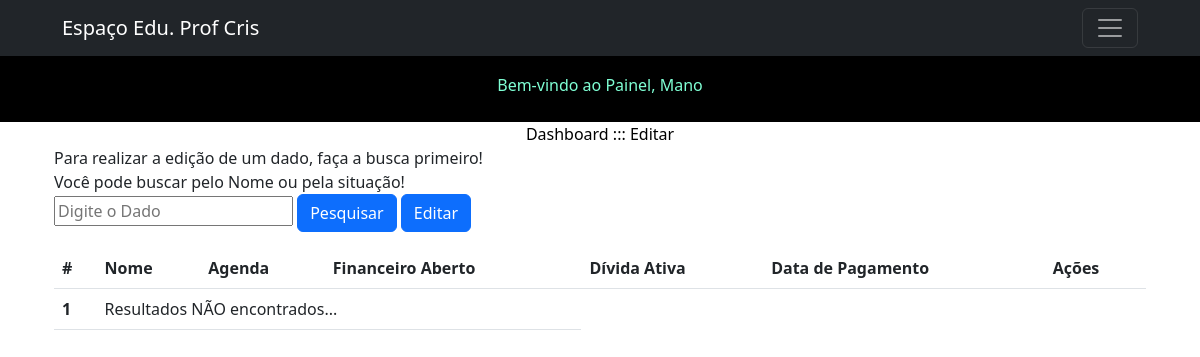
/financeiro.php?busca=Jonathas Martinelli Peralta (signed in), run on an earlier commit of the app's database.
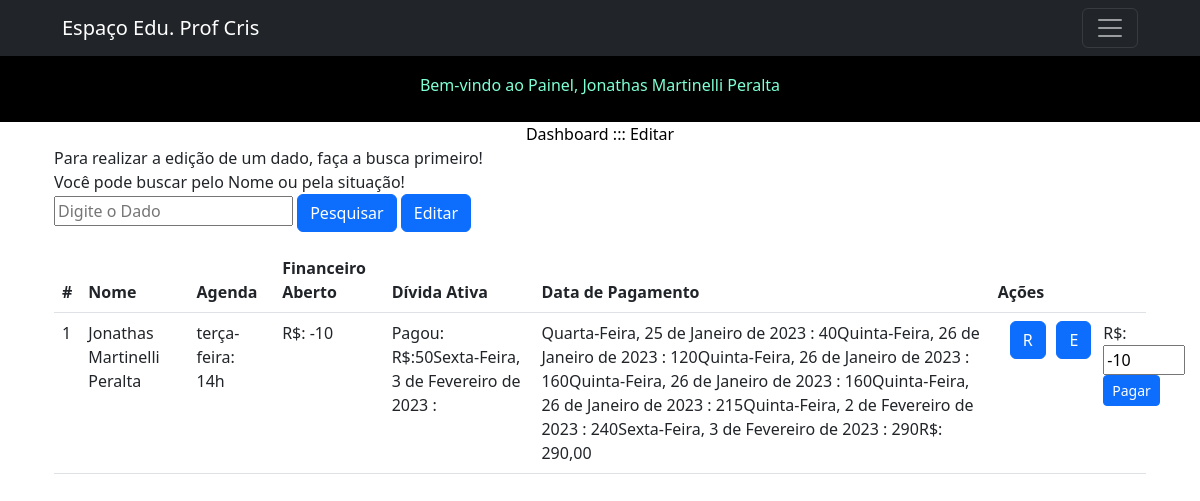
And on a later commit of the database.
### tables this page shows
CREATE TABLE `usuarios` (
  `id` int(11) NOT NULL,
  `nome` varchar(140) NOT NULL,
  `fone` varchar(20) NOT NULL,
  `responsavel` varchar(140) NOT NULL,
  `endereco` varchar(150) NOT NULL,
  `email` varchar(140) NOT NULL,
  `data_nasc` date NOT NULL,
  `tipo` varchar(20) NOT NULL,
  `agenda` varchar(150) NOT NULL,
  `senha` varchar(16) NOT NULL,
  `aulas` longtext NOT NULL,
  `matricula` varchar(100) NOT NULL,
  `financeiro_aberto` varchar(500) NOT NULL,
  `financeiro_pago` varchar(500) NOT NULL,
  `valor_aula` varchar(20) NOT NULL,
  `divida_ativa` varchar(20) NOT NULL,
  `divida_paga` varchar(20) NOT NULL,
  `reg_aula` text NOT NULL
);

### financeiro.php (the view, shortened to what this page needs)
<?php
include('conexao.php');
?>
<!doctype html>
<html lang="pt-br">
<head>
 <?php include('meta.php'); ?>
</head>
<body>
  <header>
 <?php include('nav.php'); ?>
  </header>
  <main>
    <div class="container">
    <div class="container">
    <p class="text-center m-auto" style="color: black;">Dashboard ::: Editar</p>
<label>Para realizar a edição de um dado, faça a busca primeiro!</label><br>
<form action="">
  <label>Você pode buscar pelo Nome ou pela situação!</label><br>
    <input name="busca" placeholder="Digite o Dado" type="text">
    <button class="btn btn-primary" type="submit" role="button">Pesquisar</button>
    <a class="btn btn-primary" href="editar.php" role="button">Editar</a><br>
</form>
<table class="table" border="1">
<table class="table">
  <thead>
    <tr>
      <th scope="col">#</th>
      <th scope="col">Nome</th>
      <th scope="col">Agenda</th>
      <th scope="col">Financeiro Aberto</th>
      <th scope="col">Dívida Ativa</th>
      <th scope="col">Data de Pagamento</th>
      <th scope="col">Ações</th>
    </tr>
  </thead>
  <tbody>
  <?php
  if (!isset($_GET['busca'])) {
    ?>
  <tr>
      <th scope="row">#</th>
      <td colspan="3">Digite para pesquisar</td>
    </tr>
    <?php
} else {
  $pesquisa = $mysqli->real_escape_string($_GET['busca']);
$sql_code = "SELECT *
FROM usuarios
WHERE nome LIKE '%$pesquisa%'
OR financeiro_aberto LIKE '%$pesquisa%'
OR financeiro_pago LIKE '%$pesquisa%'
OR agenda LIKE '%$pesquisa%'";
$sql_query = $mysqli->query($sql_code) or die("Error ao consultar" . $mysqli->error);
if ($sql_query->num_rows == 0) {
  ?>
  <tr>
  <th scope="row">1</th>
  <td colspan="3">Resultados NÃO encontrados...</td>
</tr>
<?php
} else {
while($dados = $sql_query->fetch_assoc()){
  $nome_link = $dados['nome'];
  ?>
  <tr>
    <td><?php echo $dados['id']; ?></td>
    <td><?php echo $nome_link; ?></td>
    <td><?php echo $dados['agenda']; ?></td>
<td><label>R$: <?php echo $dados['divida_ativa']; ?></label></td>
    </div>
    <td><?php echo $dados['financeiro_aberto']; ?></td>
    <td><?php echo $dados['financeiro_pago'] . "R$: " . $dados['divida_paga'] . ",00"; ?></td>
    <td>
    <div class="container">
  <div class="row">
  <div class="col-6 col-sm-4">
    <form action="aula.php">
<button class="btn btn-primary" type="submit" role="button">R</button>
</form></div>
<div class="col-6 col-sm-4">
<form action="editar.php">
        <button class="btn btn-primary" type="submit" role="button">E</button>
</form></div>
<div class="col-6 col-sm-4">
<form action="pagar.php" method="POST">
<label>R$: <input name="pagar" placeholder="" type="text" size="3" value="<?php echo $dados['divida_ativa']; ?>">
<button type="submit" role="button" class="btn btn-primary btn-sm">Pagar</button>
    </form></div>
</div></div>
    </td>
  <?php
}
} ?>
<?php
}
  ?>
</tbody>
</table>
</div></div>
  </main>
</body>
</html>

### nav.php (shortened to what this page needs)
<nav class="navbar col-12 position-fixed navbar-dark bg-dark fixed-top" style="z-index: 999;">
        <div class="container-fluid col-11 m-auto">
          <a class="navbar-brand" href="painel.php">Espaço Edu. Prof Cris</a>
          <button class="navbar-toggler" type="button" data-bs-toggle="offcanvas" data-bs-target="#offcanvasDarkNavbar" aria-controls="offcanvasDarkNavbar">
            <span class="navbar-toggler-icon"></span>
          </button>
        </div>
    </nav><br><br>
<div class="container-fluid">
  <div class="row" style="background-color: black; padding: 25px;">
      <h7 class="text-center m-auto" style="color: aquamarine;">Bem-vindo ao Painel, <?php echo $_SESSION['nome'];?>
</h7></div>
  </div>

What changed in the data, as far as the page shows it:
now on this page (row edited): usuarios: id "1", nome "Jonathas Martinelli Peralta", agenda "terça-feira: 14h", divida_ativa "-10", financeiro_aberto "Pagou: R$:50Sexta-Feira, 3 de Fevereiro de 2023 :", financeiro_pago "Quarta-Feira, 25 de Janeiro de 2023 : 40Quinta-Feira, 26 de Janeiro de 2023 : 120Quinta-Feira, 26 de Janeiro de 2023 : 160Quinta-Feira, 26 de Janeiro de 2023 : 160Quinta-Feira, 26 de Janeiro de 2023 : 215Quinta-Feira, 2 de Fevereiro de 2023 : 240Sexta-Feira, 3 de Fevereiro de 2023 : 290", divida_paga "290", pagar "-10"
Also different on the page:
$_SESSION['nome']: "Mano" → "Jonathas Martinelli Peralta"
text no longer shown: "1 Resultados NÃO encontrados..."
